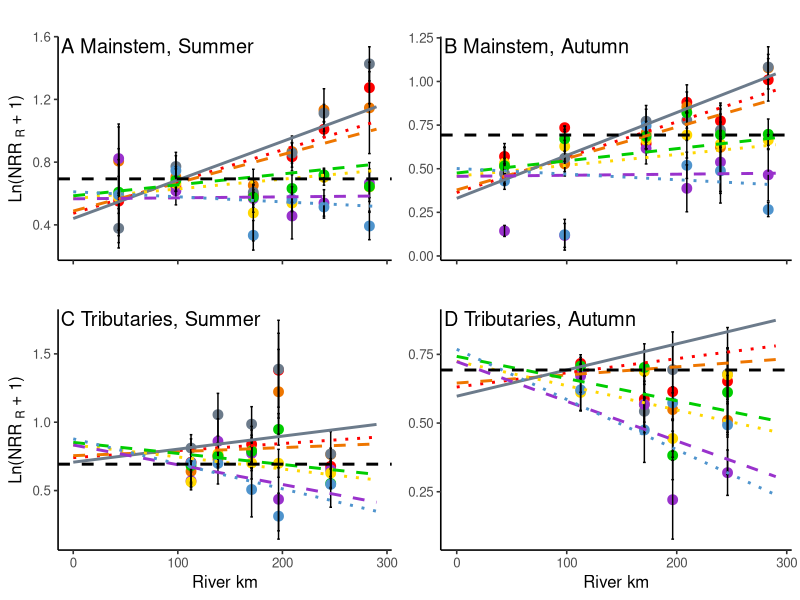

This chart was generated by the following R code: (Note: this script raises an error after producing the figure.)
library(plyr)
library(dplyr)
library(ggplot2)
library(gridExtra)

#data (created in "all sites" by combining NDS files and water chem file)
nds_chem<-read.csv("NDS_chem_all.csv")
nds_chem$river_mile<-ifelse(nds_chem$stream=="ahtanum", 106, nds_chem$river_mile)
nds_chem$river_km<-nds_chem$river_mile*1.609
nds_chem$stream<-as.factor(nds_chem$stream)
nds_chem$season<-as.factor(nds_chem$season)
nds_chem$type<-as.factor(nds_chem$type)
nds_chem$Stream<-recode(nds_chem$stream, 'ahtanum'='Ahtanum', 'century'='Century Landing', 'kiona'='Kiona', 'mabton'='Mabton',
                                           'reecer'= 'Reecer', 'ringer'='Ringer', 'roza'='Roza', 'satus'='Satus', 
                                           'toppenish'='Toppenish', 'wenas'='Wenas', 'cleelum'='Cle Elum')
nds_chem$Si.mgL_Si<-nds_chem$Si.mgL*28.0855/60.08 #needed because data from Seal are expressed as mg SiO2, not as mg Si

nds_s<-subset(nds_chem, top=="sponge")
nds_s <- subset(nds_s, !(is.na(nds_s$cr.nrr)))

nds_g<-subset(nds_chem, top=="glass")
nds_g <- subset(nds_g, !(is.na(nds_g$chla.nrr)))

nds_s$Stream <- factor(nds_s$Stream, levels = c("Cle Elum", "Reecer", "Ringer", "Roza", "Wenas", "Century Landing",
                                                "Ahtanum", "Toppenish", "Satus", "Mabton", "Kiona"))

nds_g$Stream <- factor(nds_g$Stream, levels = c("Cle Elum", "Reecer", "Ringer", "Roza", "Wenas", "Century Landing",
                                                "Ahtanum", "Toppenish", "Satus", "Mabton", "Kiona"))

nds_g$season<-factor(nds_g$season, levels=c("summer", "fall"))

nds_s$season<-factor(nds_s$season, levels=c("summer", "fall"))

#NRR figures
#summaries
sum_s<-ddply(nds_s, c("stream", "nutrient", "season", "river_km", "top", "type", "Si.mgL_Si", "DOC.mgL", "DIN.mgNL", "oP.mgPL"), summarise, cr=mean(cr.area, na.rm=T), 
             cr_nrr=mean(cr.nrr, na.rm=T), se_cr=(sd(cr.area, na.rm=T)/sqrt(sum(!is.na(cr.area)))),
             se_cr_nrr=(sd(cr.nrr, na.rm=T)/sqrt(sum(!is.na(cr.nrr)))))
sum_s$nutrient<-as.factor(sum_s$nutrient)

sum_g<-ddply(nds_g, c("stream", "nutrient", "season", "river_km", "top","type", "Si.mgL_Si", "DOC.mgL", "DIN.mgNL", "oP.mgPL"), summarise, gpp=mean(gpp.area, na.rm=T),
             chl_a=mean(chla, na.rm=T), chl_a.nrr=mean(chla.nrr, na.rm=T), gpp.nrr=mean(gpp.nrr, na.rm=T), 
             se_gpp=(sd(gpp.area, na.rm=T)/sqrt(sum(!is.na(gpp.area)))), 
             se_chla=(sd(chla, na.rm=T)/sqrt(sum(!is.na(chla)))), 
             se_chla_nrr=(sd(chla.nrr, na.rm=T)/sqrt(sum(!is.na(chla.nrr)))))
sum_g$nutrient<-as.factor(sum_g$nutrient)

#figures showing ME models
#CR NRR - separate by type to show different relationship between river mile and type
N.mains<-function (x){(0.5401840-0.06665833+ (0.0010123+0.0010095816)*x)}
NP.mains<-function (x){(0.5401840-0.05226625+(0.0010123+0.0007889932)*x)}
NPSi.mains<-function (x){(0.5401840-0.10001467+(0.0010123+0.0014462067)*x)}
NSi.mains<-function (x){(0.5401840+0.02581708 +(0.0010123-0.0009504016)*x)}
P.mains<-function (x){(0.5401840+0.02678777 +(0.0010123-0.0003903662)*x)}
PSi.mains<-function (x){(0.5401840+0.04495836 +(0.0010123-0.0003143952)*x)}
Si.mains<-function (x){(0.5401840+0.07073023 +(0.0010123-0.00133335)*x)}
mains<-function (x){0.5401840+0.0010123*x}

N.mainf<-function (x){(0.5401840-0.06665833+ (0.0010123+0.0010095816)*x)-0.1097521}
NP.mainf<-function (x){(0.5401840-0.05226625+(0.0010123+0.0007889932)*x)-0.1097521}
NPSi.mainf<-function (x){(0.5401840-0.10001467+(0.0010123+0.0014462067)*x)-0.1097521}
NSi.mainf<-function (x){(0.5401840+0.02581708 +(0.0010123-0.0009504016)*x)-0.1097521}
P.mainf<-function (x){(0.5401840+0.02678777 +(0.0010123-0.0003903662)*x)-0.1097521}
PSi.mainf<-function (x){(0.5401840+0.04495836 +(0.0010123-0.0003143952)*x)-0.1097521}
Si.mainf<-function (x){(0.5401840+0.07073023 +(0.0010123-0.00133335)*x)-0.1097521}
mainf<-function(x){(0.5401840+0.0010123*x)-0.1097521}

N.tribs<-function (x){(0.5401840-0.06665833+ (0.0010123+0.0010095816-0.0015056)*x)+0.2673480}
NP.tribs<-function (x){(0.5401840-0.05226625+(0.0010123+0.0007889932-0.0015056)*x)+0.2673480}
NPSi.tribs<-function (x){(0.5401840-0.10001450+(0.0010123+0.0014462060-0.0015056)*x)+0.2673480}
NSi.tribs<-function (x){(0.5401840+0.02581708 +(0.0010123-0.0009504016-0.0015056)*x)+0.2673480}
P.tribs<-function (x){(0.5401840+0.02678777 +(0.0010123-0.0003903662-0.0015056)*x)+0.2673480}
PSi.tribs<-function (x){(0.5401840+0.04495836 +(0.0010123-0.0003143952-0.0015056)*x)+0.2673480}
Si.tribs<-function (x){(0.5401840+0.07073023 +(0.0010123-0.00133335-0.0015056)*x)+0.2673480}
tribs<-function(x){(0.5401840+((0.0010123-0.0015056)*x))+0.2673480}

N.tribf<-function (x){(0.5401840-0.06665833+ (0.0010123+0.0010095816-0.0015056)*x)+0.2673480-0.1097521}
NP.tribf<-function (x){(0.5401840-0.05226625+(0.0010123+0.0007889932-0.0015056)*x)+0.2673480-0.1097521}
NPSi.tribf<-function (x){(0.5401840-0.10001450+(0.0010123+0.0014462060-0.0015056)*x)+0.2673480-0.1097521}
NSi.tribf<-function (x){(0.5401840+0.02581708 +(0.0010123-0.0009504016-0.0015056)*x)+0.2673480-0.1097521}
P.tribf<-function (x){(0.5401840+0.02678777 +(0.0010123-0.0003903662-0.0015056)*x)+0.2673480-0.1097521}
PSi.tribf<-function (x){(0.5401840+0.04495836 +(0.0010123-0.0003143952-0.0015056)*x)+0.2673480-0.1097521}
Si.tribf<-function (x){(0.5401840+0.07073023 +(0.0010123-0.00133335-0.0015056)*x)+0.2673480-0.1097521}
tribf<-function (x){(0.5401840+((0.0010123-0.0015056)*x))+0.2673480-0.1097521}

ave_all<-function(x){(0.5401840+0.0010123*x)}

#Fixed effects: log(cr.nrr + 1) ~ season + river_mile * type
#                       Value  Std.Error  DF   t-value  p-value
#(Intercept)          0.5401840 0.03465824 785 15.586019  0.0000
#seasonfall          -0.1097521 0.01345564 785 -8.156582  0.0000
#river_km             0.0010123 0.00037220 785  2.719848  0.0067
#typetrib             0.2673480 0.04474965 785  5.974304  0.0000
#river_km:typetrib   -0.0015056 0.00024023 785 -6.267546  0.0000

#         (Intercept)      river_km
#control  0.05064563 -0.0002562674
#N       -0.06665823  0.0010095811
#NP      -0.05226617  0.0007889928
#NPSi    -0.10001450  0.0014462060
#NSi      0.02581713 -0.0009504019
#P        0.02678773 -0.0003903661
#PSi      0.04495824 -0.0003143946
#Si       0.07073017 -0.0013333500

sum_s_main_s<-subset(sum_s,type=="mainstem"&season=="summer")
sum_s_main_f<-subset(sum_s, type=="mainstem" & season =="fall")
sum_s_trib_s<-subset(sum_s,type=="trib"&season=="summer")
sum_s_trib_f<-subset(sum_s,type=="trib"&season=="fall")

sum_s_main_s$nutrient<-factor(sum_s_main_s$nutrient, levels=c("control", "N", "P", "Si", "NP","NSi","PSi", "NPSi"))
sum_s_main_f$nutrient<-factor(sum_s_main_f$nutrient, levels=c("control", "N", "P", "Si", "NP","NSi","PSi","NPSi"))
sum_s_trib_s$nutrient<-factor(sum_s_trib_s$nutrient, levels=c("control", "N", "P", "Si", "NP","NSi","PSi","NPSi"))
sum_s_trib_f$nutrient<-factor(sum_s_trib_f$nutrient, levels=c("control", "N", "P", "Si", "NP","NSi","PSi","NPSi"))

A<-ggplot(subset(sum_s_main_s, !(nutrient=="control")), aes(x=river_km, y=log(cr_nrr+1)))+
  geom_point(aes(color=factor(nutrient)), size=3)+
  geom_errorbar(aes(ymin=log(cr_nrr+1)-log(se_cr_nrr+1), ymax=log(cr_nrr+1)+log(se_cr_nrr+1), width=2.5))+
  scale_color_manual(values=c("red","gold", "steelblue3", "darkorange2", "darkorchid", "green3", "slategray4"))+
  theme_classic(base_size = 12)+ylab(expression(paste('Ln(NRR ' [ R],' + 1)'))) + 
  theme(axis.text.x = element_blank(), axis.title.x = element_blank())+
  ggtitle("A Mainstem, Summer")+theme(plot.title = element_text(hjust = 0.02, vjust=-5))+
  scale_x_continuous(limits=c(0,290))+
  theme(legend.title=element_blank(),legend.position="none")+
   stat_function(fun=N.mains, color="red", lty="dotted", lwd=1)+
  stat_function(fun=NP.mains, color="darkorange2", lty="dashed",lwd=1)+
  stat_function(fun=NPSi.mains, color="slategray4", lty="solid",lwd=1)+
  stat_function(fun=P.mains, color="gold", lty="dotted",lwd=1)+
  stat_function(fun=PSi.mains, color="green3", lty="dashed",lwd=1)+
  stat_function(fun=NSi.mains, color="darkorchid", lty="dashed",lwd=1)+
  stat_function(fun=Si.mains, color="steelblue3", lty="dotted",lwd=1)+
  geom_hline(yintercept=log(2), lwd=1, lty="dashed")
stat_function(fun=mains, lwd=1)

B<-ggplot(subset(sum_s_main_f, !(nutrient=="control")), aes(x=river_km, y=log(cr_nrr+1)))+
  geom_point(aes(color=factor(nutrient)), size=3)+
  geom_errorbar(aes(ymin=log(cr_nrr+1)-log(se_cr_nrr+1), ymax=log(cr_nrr+1)+log(se_cr_nrr+1), width=2.5))+
  scale_color_manual(values=c("red","gold", "steelblue3", "darkorange2", "darkorchid", "green3", "slategray4"))+
  theme_classic(base_size = 12)+theme(axis.title.y = element_blank(), axis.title.x = element_blank(), axis.text.x = element_blank())+
   ggtitle("B Mainstem, Autumn")+theme(plot.title = element_text(hjust = 0.02, vjust=-5))+
  scale_x_continuous(limits=c(0,290))+
  theme(legend.title=element_blank(),legend.position="none")+
    stat_function(fun=N.mainf, color="red", lty="dotted", lwd=1)+
  stat_function(fun=NP.mainf, color="darkorange2", lty="dashed",lwd=1)+
  stat_function(fun=NPSi.mainf, color="slategray4", lty="solid",lwd=1)+
  stat_function(fun=P.mainf, color="gold", lty="dotted",lwd=1)+
  stat_function(fun=PSi.mainf, color="green3", lty="dashed",lwd=1)+
  stat_function(fun=NSi.mainf, color="darkorchid", lty="dashed",lwd=1)+
  stat_function(fun=Si.mainf, color="steelblue3", lty="dotted",lwd=1)+
  geom_hline(yintercept=log(2), lwd=1, lty="dashed")
stat_function(fun=mainf, lwd=1)

C<-ggplot(subset(sum_s_trib_s, !(nutrient=="control")), aes(x=river_km, y=log(cr_nrr+1)))+
  geom_point(aes(color=factor(nutrient)), size=3)+
  geom_errorbar(aes(ymin=log(cr_nrr+1)-log(se_cr_nrr+1), ymax=log(cr_nrr+1)+log(se_cr_nrr+1), width=2.5))+
  scale_color_manual(values=c("red","gold", "steelblue3", "darkorange2", "darkorchid", "green3", "slategray4"))+
  theme_classic(base_size=12)+ylab(expression(paste('Ln(NRR ' [R],' + 1)'))) +xlab("River km")+
  ggtitle("C Tributaries, Summer")+theme(plot.title = element_text(hjust = 0.02, vjust=-5))+
  theme(legend.title=element_blank(),legend.position="none")+
  scale_x_continuous(limits=c(0,290))+
    stat_function(fun=N.tribs, color="red", lty="dotted", lwd=1)+
  stat_function(fun=NP.tribs, color="darkorange2", lty="dashed", lwd=1)+
  stat_function(fun=NPSi.tribs, color="slategray4", lty="solid", lwd=1)+
  stat_function(fun=P.tribs, color="gold", lty="dotted", lwd=1)+
  stat_function(fun=PSi.tribs, color="green3", lty="dashed", lwd=1)+
  stat_function(fun=NSi.tribs, color="darkorchid", lty="dashed", lwd=1)+
  stat_function(fun=Si.tribs, color="steelblue3", lty="dotted", lwd=1)+
  geom_hline(yintercept=log(2), lwd=1, lty="dashed")
stat_function(fun=tribs, lwd=1)

D<-ggplot(subset(sum_s_trib_f, !(nutrient=="control")), aes(x=river_km, y=log(cr_nrr+1)))+
  geom_point(aes(color=factor(nutrient)), size=3)+
  geom_errorbar(aes(ymin=log(cr_nrr+1)-log(se_cr_nrr+1), ymax=log(cr_nrr+1)+log(se_cr_nrr+1), width=2.5))+
  scale_color_manual(values=c("red","gold", "steelblue3", "darkorange2", "darkorchid", "green3", "slategray4"))+
  theme_classic(base_size = 12)+ theme(axis.title.y = element_blank())+xlab("River km")+
  ggtitle("D Tributaries, Autumn")+theme(plot.title = element_text(hjust = 0.02, vjust=-5))+
  scale_x_continuous(limits=c(0,290))+
  theme(legend.title=element_blank(),legend.position="none")+
    stat_function(fun=N.tribf, color="red", lty="dotted", lwd=1)+
  stat_function(fun=NP.tribf, color="darkorange2", lty="dashed",lwd=1)+
  stat_function(fun=NPSi.tribf, color="slategray4", lty="solid",lwd=1)+
  stat_function(fun=P.tribf, color="gold", lty="dotted",lwd=1)+
  stat_function(fun=PSi.tribf, color="green3", lty="dashed",lwd=1)+
  stat_function(fun=NSi.tribf, color="darkorchid", lty="dashed",lwd=1)+
  stat_function(fun=Si.tribf, color="steelblue3", lty="dotted",lwd=1)+
  geom_hline(yintercept=log(2), lwd=1, lty= "dashed")
stat_function(fun=tribf, lwd=1)
               
library(gridExtra)
grid.arrange(A, B, C, D, ncol=2, nrow = 2, heights = c(1, 1.2))


#chla NRR, model with river km, season, and type only
sum_g$nutrient<-factor(sum_g$nutrient, levels=c("control", "N", "P", "NP","NSi","PSi", "Si","NPSi"))

#equations
#Fixed effects: chla.nrr ~ river_mile + season + river_mile * type 
#                     Value  Std.Error    DF   t-value  p-value
#(Intercept)          0.7526378 0.06627973 794 11.355474  0.0000
#river_mile          -0.0031057 0.00042297 794 -7.342575  0.0000
#seasonsummer         0.4611727 0.03273352 794 14.088696  0.0000
#typetrib            -0.4392558 0.07392803 794 -5.941668  0.0000
#river_mile:typetrib  0.0015501 0.00050217 794  3.086829  0.0021

#       (Intercept)
#control  0.06433244
#N        0.07263615
#NP      -0.05449180
#NPSi     0.01110275
#NSi     -0.04395794
#P        0.02348266
#PSi     -0.04629925
#Si      -0.02680503

N.tribf<-function (x){(0.7526378+0.07263615-(0.0031057*0.0015501)*x)}
NP.tribf<-function(x){0.7526378-0.05449180-(0.0031057*0.0015501)*x}
NPSi.tribf<-function(x){0.7526378+0.01110275-(0.0031057*0.0015501)*x}
NSi.tribf<-function(x){0.7526378-0.04395794-(0.0031057*0.0015501)*x}
P.tribf<-function(x){0.7526378+0.02348266-(0.0031057*0.0015501)*x}
PSi.tribf<-function(x){0.7526378-0.04629925-(0.0031057*0.0015501)*x}
Si.tribf<-function(x){0.7526378-0.02680503-(0.0031057*0.0015501)*x}

N.mains<-function (x){(0.7526378+0.07263615-0.0031057*x)*1.4611727*1.4392558}
NP.mains<-function(x){(0.7526378-0.05449180-0.0031057*x)*1.4611727*1.4392558}
NPSi.mains<-function(x){(0.7526378+0.01110275-0.0031057*x)*1.4611727*1.4392558}
NSi.mains<-function(x){(0.7526378-0.04395794-0.0031057*x)*1.4611727*1.4392558}
P.mains<-function(x){(0.7526378+0.02348266-0.0031057*x)*1.4611727*1.4392558}
PSi.mains<-function(x){(0.7526378-0.04629925-0.0031057*x)*1.4611727*1.4392558}
Si.mains<-function(x){(0.7526378-0.02680503-0.0031057*x)*1.4611727*1.4392558}

N.tribsL<-function (x){(0.7526378+0.07263615-(0.0031057*0.0015501)*log10(x))*1.4611727}
NP.tribsL<-function(x){(0.7526378-0.05449180-(0.0031057*0.0015501)*log10(x))*1.4611727}
NPSi.tribsL<-function(x){(0.7526378+0.01110275-(0.0031057*0.0015501)*log10(x))*1.4611727}
NSi.tribsL<-function(x){(0.7526378-0.04395794-(0.0031057*0.0015501)*log10(x))*1.4611727}
P.tribsL<-function(x){(0.7526378+0.02348266-(0.0031057*0.0015501)*log10(x))*1.4611727}
PSi.tribsL<-function(x){(0.7526378-0.04629925-(0.0031057*0.0015501)*log10(x))*1.4611727}
Si.tribsL<-function(x){(0.7526378-0.02680503-(0.0031057*0.0015501)*log10(x))*1.4611727}

N.mainf<-function (x){(0.7526378+0.07263615-0.0031057*x)*1.4392558}
NP.mainf<-function(x){(0.7526378-0.05449180-0.0031057*x)*1.4392558}
NPSi.mainf<-function(x){(0.7526378+0.01110275-0.0031057*x)*1.4392558}
NSi.mainf<-function(x){(0.7526378-0.04395794-0.0031057*x)*1.4392558}
P.mainf<-function(x){(0.7526378+0.02348266-0.0031057*x)*1.4392558}
PSi.mainf<-function(x){(0.7526378-0.04629925-0.0031057*x)*1.4392558}
Si.mainf<-function(x){(0.7526378-0.02680503-0.0031057*x)*1.4392558}

sum_g_main_s<-subset(sum_g,type=="mainstem"&season=="summer")
sum_g_main_f<-subset(sum_g, type=="mainstem" & season =="fall")
sum_g_trib_s<-subset(sum_g,type=="trib"&season=="summer")
sum_g_trib_f<-subset(sum_g,type=="trib"&season=="fall")

sum_g_main_s$nutrient<-factor(sum_g_main_s$nutrient, levels=c("control", "N", "P", "Si", "NP","NSi","PSi", "NPSi"))
sum_g_main_f$nutrient<-factor(sum_g_main_f$nutrient, levels=c("control", "N", "P", "Si", "NP","NSi","PSi","NPSi"))
sum_g_trib_s$nutrient<-factor(sum_g_trib_s$nutrient, levels=c("control", "N", "P", "Si", "NP","NSi","PSi","NPSi"))
sum_g_trib_f$nutrient<-factor(sum_g_trib_f$nutrient, levels=c("control", "N", "P", "Si", "NP","NSi","PSi","NPSi"))

A<-ggplot(subset(sum_g_main_s, !(nutrient=="control")), aes(x=river_km, y=chl_a.nrr))+
  geom_point(aes(color=factor(nutrient)), size=3)+
  geom_errorbar(aes(ymin=chl_a.nrr-se_chla_nrr, ymax=chl_a.nrr+se_chla_nrr, width=2.5))+
  scale_color_manual(values=c("red","gold", "steelblue3", "darkorange2", "darkorchid", "green3", "slategray4"))+
  theme_classic(base_size = 13)+ylab(expression(paste('NRR '[Chla],''))) +theme(axis.title.x = element_blank(), axis.text.x = element_blank())+
  ggtitle("A Mainstem, Summer")+theme(plot.title = element_text(hjust = 0.02, vjust=-5))+
  theme(legend.title=element_blank(),legend.position="none")+scale_x_continuous(limits=c(0,290))

  +stat_function(fun=N.mains, color="red")+
  stat_function(fun=NP.mains, color="orange")+
  stat_function(fun=NPSi.mains, color="slategray4")+
  stat_function(fun=P.mains, color="goldenrod2")+
  stat_function(fun=PSi.mains, color="turquoise4")+
  stat_function(fun=NSi.mains, color="orchid")+
  stat_function(fun=Si.mains, color="deepskyblue3")

B<-ggplot(subset(sum_g_main_f, !(nutrient=="control")), aes(x=river_km, y=chl_a.nrr))+
  geom_point(aes(color=factor(nutrient)), size=3)+
  geom_errorbar(aes(ymin=chl_a.nrr-se_chla_nrr, ymax=chl_a.nrr+se_chla_nrr, width=2.5))+
  scale_color_manual(values=c("red","gold", "steelblue3", "darkorange2", "darkorchid", "green3", "slategray4"))+
  theme_classic(base_size = 13)+ ylab(expression(paste('NRR '[Chla],''))) +
  theme(axis.text.x = element_blank(), axis.title.x = element_blank())+
  ggtitle("B Mainstem, Fall")+theme(plot.title = element_text(hjust = 0.02, vjust=-5))+
  theme(legend.title=element_blank(),legend.position="none")+
  scale_y_continuous(limits=c(0,7.5))+scale_x_continuous(limits=c(0,290))

  +stat_function(fun=(N.mainf), color="red")+
  stat_function(fun=(NP.mainf), color="orange")+
  stat_function(fun=(NPSi.mainf), color="slategray4")+
  stat_function(fun=(P.mainf), color="goldenrod2")+
  stat_function(fun=(PSi.mainf), color="turquoise4")+
  stat_function(fun=(NSi.mainf), color="orchid")+
  stat_function(fun=(Si.mainf), color="deepskyblue3")

C<-ggplot(subset(sum_g_trib_s, !(nutrient=="control")), aes(x=river_km, y=chl_a.nrr))+
  geom_point(aes(color=factor(nutrient)), size=3)+
  geom_errorbar(aes(ymin=chl_a.nrr-se_chla_nrr, ymax=chl_a.nrr+se_chla_nrr, width=2.5))+
  scale_color_manual(values=c("red","gold", "steelblue3", "darkorange2", "darkorchid", "green3", "slategray4"))+
  theme_classic(base_size=13)+ylab(expression(paste('NRR '[Chla],''))) +xlab("River km")+
  ggtitle("C Tributaries, Summer")+theme(plot.title = element_text(hjust = 0.02, vjust=-5))+
  theme(legend.title=element_blank(),legend.position="none")+
  scale_x_continuous(limits=c(0,290))+scale_y_log10()

  +stat_function(fun=N.tribsL, color="red")+
  stat_function(fun=NP.tribsL, color="orange")+
  stat_function(fun=NPSi.tribsL, color="slategray4")+
  stat_function(fun=P.tribsL, color="goldenrod2")+
  stat_function(fun=PSi.tribsL, color="turquoise4")+
  stat_function(fun=NSi.tribsL, color="orchid")+
  stat_function(fun=Si.tribsL, color="deepskyblue3")

D<-ggplot(subset(sum_g_trib_f, !(nutrient=="control")), aes(x=river_km, y=chl_a.nrr))+
  geom_point(aes(color=factor(nutrient)), size=3)+
  geom_errorbar(aes(ymin=chl_a.nrr-se_chla_nrr, ymax=chl_a.nrr+se_chla_nrr), width=2.5)+
  scale_color_manual(values=c("red","gold", "steelblue3", "darkorange2", "darkorchid", "green3", "slategray4"))+
  theme_classic(base_size = 13)+ ylab(expression(paste('NRR '[Chla],''))) +xlab("River km")+
  ggtitle("D Tributaries, Fall")+theme(plot.title = element_text(hjust = 0.02, vjust=-5))+
  theme(legend.title=element_blank(),legend.position="none")+
  scale_x_continuous(limits=c(0,290))+scale_y_continuous(limits=c(0,2.5))

  +stat_function(fun=N.tribf, color="red")+
  stat_function(fun=NP.tribf, color="orange")+
  stat_function(fun=NPSi.tribf, color="slategray4")+
  stat_function(fun=P.tribf, color="goldenrod2")+
  stat_function(fun=PSi.tribf, color="turquoise4")+
  stat_function(fun=NSi.tribf, color="orchid")+
  stat_function(fun=Si.tribf, color="deepskyblue3")

grid.arrange(A, B, C, D, ncol=2, nrow = 2, heights = c(1, 1.2))

#chlorophyll-a, without Wenas
#Fixed effects: log(chla.nrr) ~ river_mile * season 
#                         Value  Std.Error  DF   t-value p-value
#(Intercept)            -0.3379904 0.11646515 716 -2.902074  0.0038
#river_mile             0.0053242 0.00113156 716  4.705179  0.0000
#seasonfall             0.0848563 0.16588367 716  0.511541  0.6091
#river_mile:seasonfall -0.0079885 0.00141784 716 -5.634295  0.0000

#       (Intercept)    river_mile
#control  0.0001417365  0.0001481625
#N       -0.0285294132  0.0018817072
#NP       0.0148751965 -0.0010105739
#NPSi    -0.0257849645  0.0015902815
#NSi      0.0281159682 -0.0018150838
#P        0.0105744550 -0.0006058083
#PSi      0.0100358109 -0.0006453788
#Si      -0.0094287894  0.0004566935

N.chlas<-function (x){(-0.3379904 -0.0285294132+(0.0018817072*0.0053242*1.00798853*x))}
NP.chlas<-function (x){(-0.3379904 +0.0148751965+(-0.0010105739*0.0053242*1.00798853*x))}
NPSi.chlas<-function (x){(-0.3379904 -0.0257849645+(0.0015902815*0.0053242*1.00798853*x))}
NSi.chlas<-function (x){(-0.3379904 +0.0281159682+(-0.0018150838*0.0053242*1.00798853*x))}
P.chlas<-function (x){(-0.3379904+0.0105744550(-0.0006058083*0.0053242*1.00798853*x))}
PSi.chlas<-function (x){(-0.3379904 +0.0100358109+(-0.0006453788*0.0053242*1.00798853*x))}
Si.chlas<-function (x){(-0.3379904 -0.00942878945+(0.0004566935*0.0053242*1.00798853*x))}

N.chlaf<-function (x){(-0.3379904 -0.0285294132+(0.0018817072*0.0053242*x))*1.0848563}
NP.chlaf<-function (x){(-0.3379904 +0.0148751965+(-0.0010105739*0.0053242*x))*1.0848563}
NPSi.chlaf<-function (x){(-0.3379904 -0.0257849645+(0.0015902815*0.0053242*x))*1.0848563}
NSi.chlaf<-function (x){(-0.3379904 +0.0281159682+(-0.0018150838*0.0053242*x))*1.0848563}
P.chlaf<-function (x){(-0.3379904+0.0105744550(-0.0006058083*0.0053242*x))*1.0848563}
PSi.chlaf<-function (x){(-0.3379904 +0.0100358109+(-0.0006453788*0.0053242*x))*1.0848563}
Si.chlaf<-function (x){(-0.3379904 -0.00942878945+(0.0004566935*0.0053242*x))*1.0848563}

sum_g_w<-subset(sum_g, !(stream=="wenas"))
sum_g_ws<-subset(sum_g_w, season=="summer")
sum_g_wf<-subset(sum_g_w, season=="fall")

A<-ggplot(subset(sum_g_ws, !(nutrient=="control")), aes(x=river_mile, y=log(chl_a.nrr)))+
  geom_point(aes(color=factor(nutrient)), size=3)+
  geom_errorbar(aes(ymin=log(chl_a.nrr)-log(se_chla_nrr), ymax=log(chl_a.nrr)+log(se_chla_nrr), width=2.5))+
  scale_color_manual(values=c("red","goldenrod2", "deepskyblue3", "orange", "orchid", "turquoise4", "slategray4"))+
  theme_bw(base_size = 14)+ylab(expression(paste('log (NRR'[chla],')'))) +xlab("River Mile")+
  ggtitle("A. Summer")+theme(plot.title = element_text(hjust = 0.02, vjust=-8))+
  theme(legend.title=element_blank(),legend.position="none")+
  stat_function(fun=N.chlas, color="red")+
  stat_function(fun=NP.chlas, color="orange")+
  stat_function(fun=NPSi.chlas, color="slategray4")+
  stat_function(fun=P.chlas, color="goldenrod2")+
  stat_function(fun=PSi.chlas, color="turquoise4")+
  stat_function(fun=NSi.chlas, color="orchid")+
  stat_function(fun=Si.chlas, color="deepskyblue3")

B<-ggplot(subset(sum_g_wf, !(nutrient=="control")), aes(x=river_mile, y=log(chl_a.nrr)))+
  geom_point(aes(color=factor(nutrient)), size=3)+
  geom_errorbar(aes(ymin=log(chl_a.nrr)-log(se_chla_nrr), ymax=log(chl_a.nrr)+log(se_chla_nrr), width=2.5))+
  scale_color_manual(values=c("red","goldenrod2", "deepskyblue3", "orange", "orchid", "turquoise4", "slategray4"))+
  theme_bw(base_size = 14)+ylab(expression(paste('log (NRR'[chla],')')))+xlab("River Mile") +
  ggtitle("B. Fall")+theme(plot.title = element_text(hjust = 0.02, vjust=-8))+
  theme(legend.title=element_blank(),legend.position="none")+
  stat_function(fun=N.chlaf, color="red")+
  stat_function(fun=NP.chlaf, color="orange")+
  stat_function(fun=NPSi.chlaf, color="slategray4")+
  stat_function(fun=P.chlaf, color="goldenrod2")+
  stat_function(fun=PSi.chlaf, color="turquoise4")+
  stat_function(fun=NSi.chlaf, color="orchid")+
  stat_function(fun=Si.chlaf, color="deepskyblue3")

grid.arrange(A, B, ncol=1)

#slopes are so low that they look flat here. For some reason, summer lines are below all points - maybe need to check.
#either way, hand-calculation reveals almost no change. 

#previous attempts - can probably delete*****
nds_ssummer<-subset(nds_s, season=="summer")
nds_sfall<-subset(nds_s, season=="fall")

newdat1<-expand.grid(type=unique(nds_ssummer$type),
                     season=unique(nds_ssummer$season),
                     river_mile=c(min(nds_ssummer$river_mile),
                                  max(nds_ssummer$river_mile)))
newdat2<-expand.grid(type=unique(nds_sfall$type),
                     season=unique(nds_sfall$season),
                     river_mile=c(min(nds_sfall$river_mile),
                                  max(nds_sfall$river_mile)))

ggplot(nds_s, aes(x=river_mile, y=log(cr.nrr+1)))+
  geom_point(aes(shape=factor(type)))+
  geom_line(aes(y=predict(Mf), group=nutrient))+
  geom_line(data=newdat, aes(y=predict(Mf, level=0,newdata=newdat), color=factor(season)))+
  annotate()
theme_bw()

#example:
ggplot(Orthodont, aes(x=age, y=distance, colour=Sex)) +
  geom_point(size=3) +
  geom_line(aes(y=predict(fm2), group=Subject, size="Subjects")) +
  geom_line(data=newdat, aes(y=predict(fm2, level=0, newdata=newdat), size="Population")) +
  scale_size_manual(name="Predictions", values=c("Subjects"=0.5, "Population"=3)) +
  theme_bw(base_size=22) 
      
